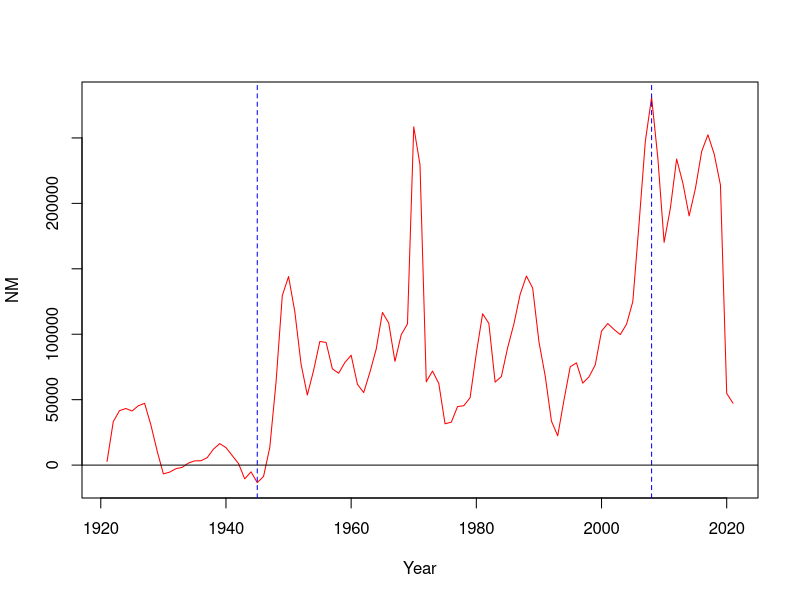
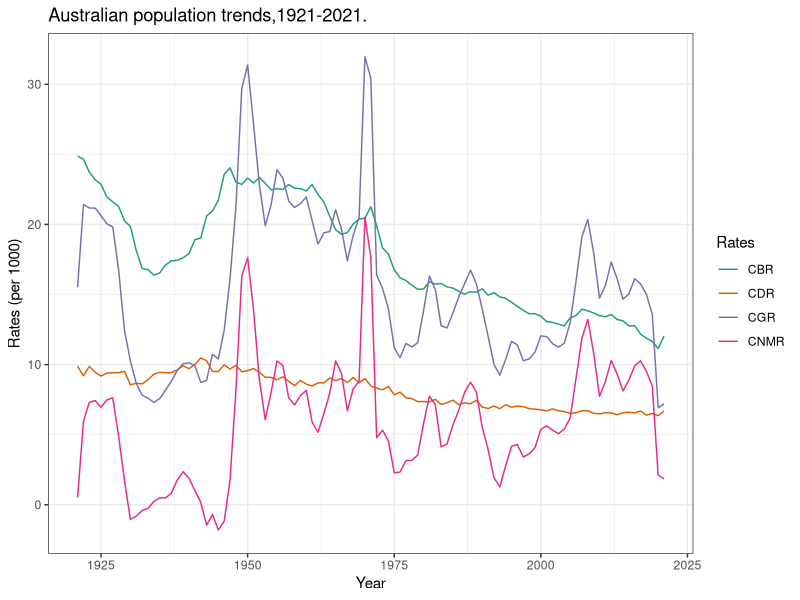
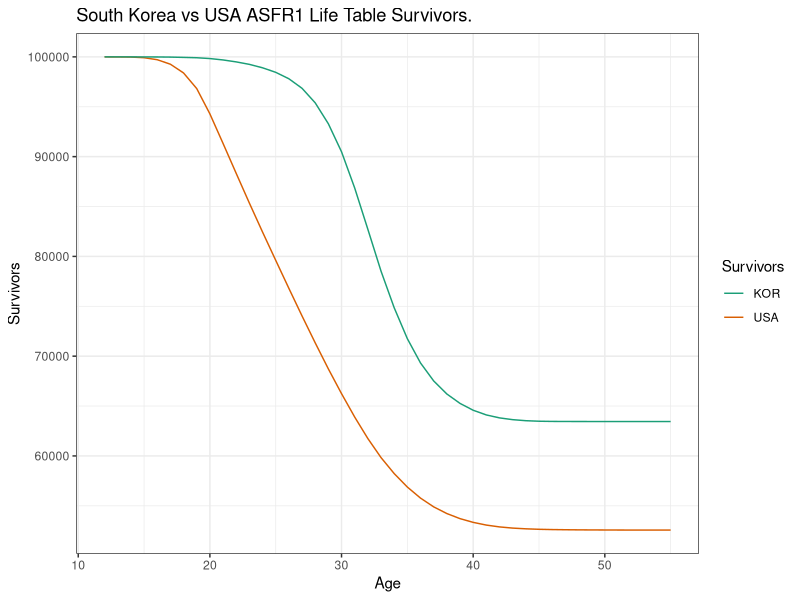
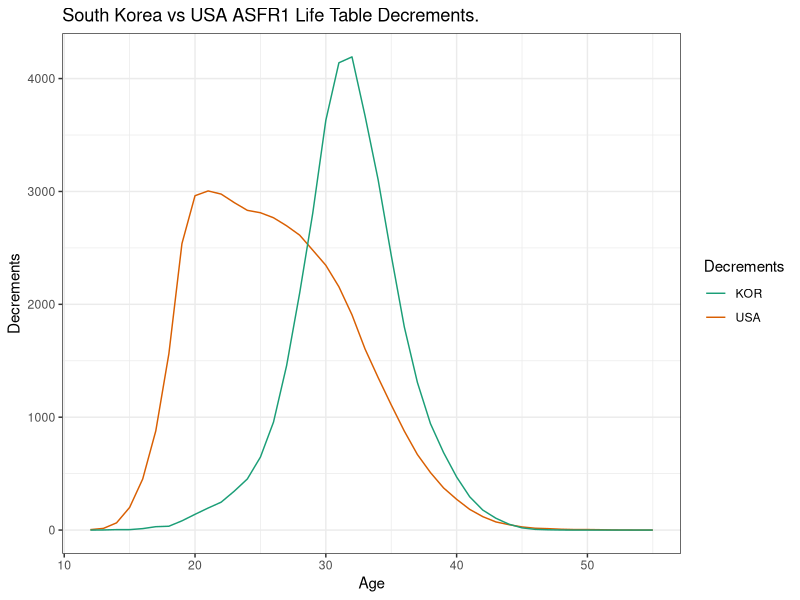

Write R code to recreate these figures, in order.
## Midterm exam
options(scipen=6)
setwd("C:/Users/u1019088/OneDrive - Australian National University/Courses/DEMO2002/2025/midterm")



########################################################

## now question 2

AUS<-read.table("AUS.txt",header=TRUE)

######## Answer question 2

P<-AUS$Population
B<-AUS$Births
D<-AUS$Deaths
  
N<-length(P)
Year<-AUS$Year[-N]

NM<-P[-1]-P[-N]-B[-N]+D[-N]

Y1<-Year[which(NM==max(NM))]
Y2<-Year[which(NM==min(NM))]
Migra<-cbind(Year,NM)
Migra[Migra[,1]==Y2,]
Migra[Migra[,1]==Y1,]


plot(Year,NM,type="l",col="red")
abline(v=Y1,lty=2,col="blue")
abline(v=Y2,lty=2,col="blue")
abline(h=0)



PY<-(P[-1]+P[-N])/2

CBR<-B[-N]/PY*1000
CDR<-D[-N]/PY*1000
CNMR<-NM/PY*1000
CGR<-(P[-1]-P[-N])/PY*1000

AUSR<-data.frame(Year,CBR,CDR,CNMR,CGR)


library(ggplot2)

## plot Population Rates
ggplot()+
  geom_line(AUSR,mapping=aes(x=Year,y=CBR,color="CBR"))+
  geom_line(AUSR,mapping=aes(x=Year,y=CDR,color="CDR"))+
  geom_line(AUSR,mapping=aes(x=Year,y=CNMR,color="CNMR"))+
  geom_line(AUSR,mapping=aes(x=Year,y=CGR,color="CGR"))+
  scale_color_brewer(type = "qual",palette = 2)+
  guides(color = guide_legend(title="Rates"))+
  theme_bw()+
  labs(x="Year",y="Rates (per 1000)")+
  ggtitle("Australian population trends,1921-2021.")


########################################################

## now question 3

ASFR1<-read.table("ASFR1.txt",header=TRUE)

######## Answer question 3

### we are going to use our life table function from lecture 5
### changing a couple of things

LifeTableMx<-function(mx){ ## do not need sex
   
  N<-length(mx)
  
  ## that was the hint no need to worry about the ax as in mortality 
  ax<-rep(0.5,N) 
   
  qx<-mx/(1+(1-ax)*mx) 
  
  ### For mortality with the last value of qx = 1... here NOT
  ## qx[N] <- 1
   
  px<-1-qx
   
  lx<-100000
  
  for(y in 1:(N-1)){          
    lx[y+1]<-lx[y]*px[y]
  }
   
  dx<-lx*qx
   
  Lx<-lx[-1]+ax[-N]*dx[-N] 
   
  Lx[N]<-lx[N] ### this reduces to lx in the last age-group since nobody is having children at ages 55+                
   
  Tx<-c() 
  for(y in 1:N){
    Tx[y]<-sum(Lx[y:N]) 
  }
  
  Tx<-Tx-Tx[N] ### since our interest is of life expectancy between ages 12 and 55, 
               ### we subtract the last value
  
  ex<-Tx/lx 
  
  Age<-12:55    ### we also change the age          
  
  ALL<-data.frame(Age,mx,lx,dx,Lx,Tx,ex)
  return(ALL)
}

US<-ASFR1[ASFR1$Pop=="USA",]
SK<-ASFR1[ASFR1$Pop=="KOR",]

LTUS<-LifeTableMx(US$ASFR1)
LTSK<-LifeTableMx(SK$ASFR1)

## plot 1

library(ggplot2)

ggplot()+
  geom_line(LTUS,mapping=aes(x=Age,y=lx,color="USA"))+
  geom_line(LTSK,mapping=aes(x=Age,y=lx,color="KOR"))+
  scale_color_brewer(type = "qual",palette = 2)+
  guides(color = guide_legend(title="Survivors"))+
  theme_bw()+
  labs(x="Age",y="Survivors")+
  ggtitle("South Korea vs USA ASFR1 Life Table Survivors.")


## plot 2

ggplot()+
  geom_line(LTUS,mapping=aes(x=Age,y=dx,color="USA"))+
  geom_line(LTSK,mapping=aes(x=Age,y=dx,color="KOR"))+
  scale_color_brewer(type = "qual",palette = 2)+
  guides(color = guide_legend(title="Decrements"))+
  theme_bw()+
  labs(x="Age",y="Decrements")+
  ggtitle("South Korea vs USA ASFR1 Life Table Decrements.")



## Table

TFRUS<-round(sum(US$ASFR),2)
TFR1US<-round(sum(US$ASFR1),2)
MACUS<-round(sum(((12:55)+0.5)*US$ASFR)/TFRUS,2)
MAC1US<-round(sum(((12:55)+0.5)*US$ASFR1)/TFR1US,2)
PFRCUS<-round(LTUS$lx[44]/1000,2)
LEUS<-round(LTUS$ex[1],2)


TFRSK<-round(sum(SK$ASFR),2)
TFR1SK<-round(sum(SK$ASFR1),2)
MACSK<-round(sum(((12:55)+0.5)*SK$ASFR)/TFRSK,2)
MAC1SK<-round(sum(((12:55)+0.5)*SK$ASFR1)/TFR1SK,2)
PFRCSK<-round(LTSK$lx[44]/1000,2)
LESK<-round(LTSK$ex[1],2)

Table<-cbind(c("USA",TFRUS,TFR1US,MACUS,MAC1US,PFRCUS,LEUS),
             c("KOR",TFRSK,TFR1SK,MACSK,MAC1SK,PFRCSK,LESK))

rownames(Table)<-c("Population","TFR","TFR1","MAC","MAC1","PFRC","LE")

Table
